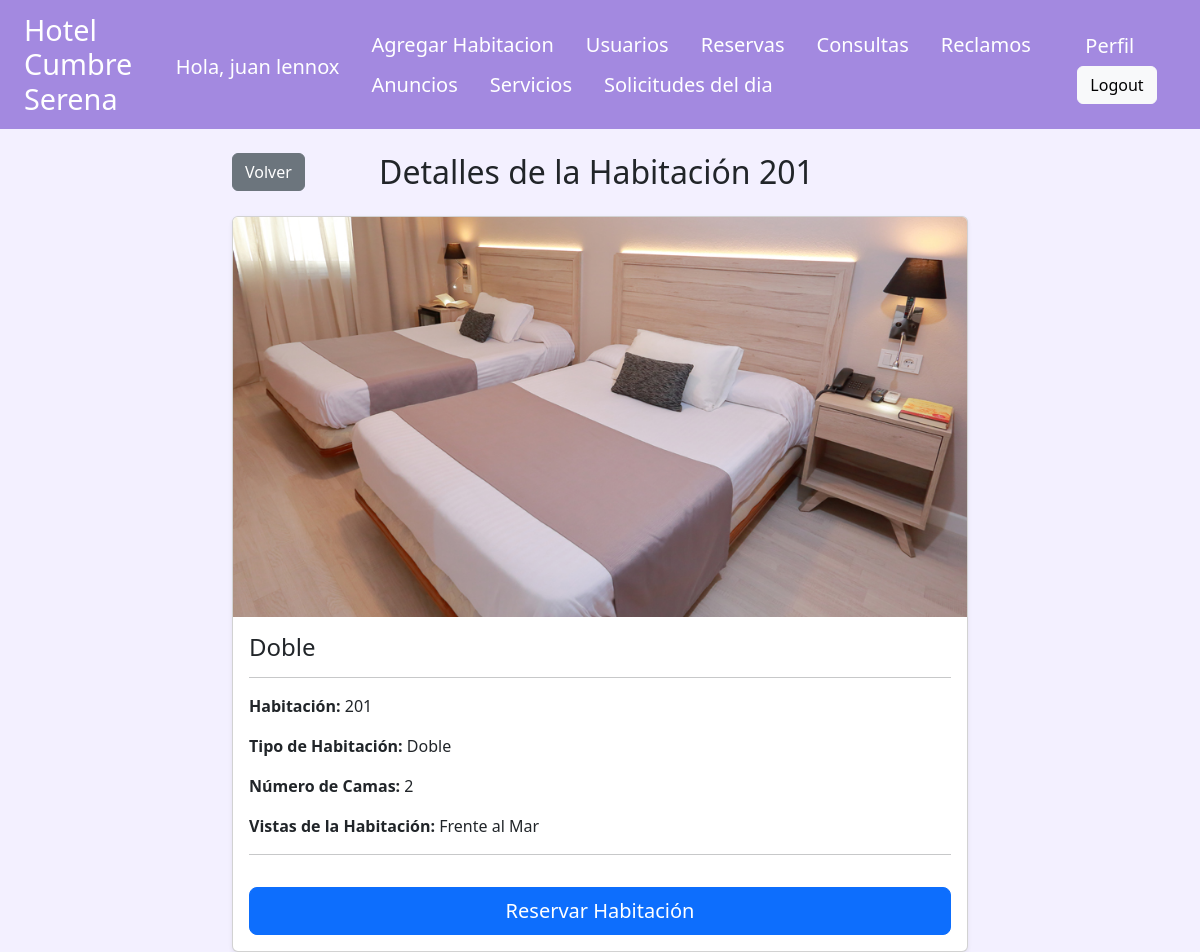
Page /atenciones/detailHabitacion/1/ (signed in) on the committed database.
### hotel/models.py (models this page shows)
class Habitacion(models.Model):
    tipo_habitacion = [
                        ('Individual', 'Individual'),
                        ('Doble', 'Doble'),
                        ('Matrimonial', 'Matrimonial'),
                        ('Triple', 'Triple'),
                        ('Suite', 'Suite'),
                        ('Familiar', 'Familiar'),
    ]
    tipo_camas = [
                  ('Individual', 'Individual'),
                  ('Doble', 'Doble'),
                  ('Queen', 'Queen'),
                  ('King', 'King'),
                  ('Extra Grande', 'Extra Grande')
    ]
    num_habitacion = models.IntegerField(unique=True)
    cantidad_camas = models.PositiveIntegerField()
    ubicacion = models.CharField(max_length=100)
    precio = models.PositiveIntegerField()
    tipo = models.CharField(max_length=30, choices=tipo_habitacion)
    camas = models.CharField(max_length=30, choices=tipo_camas)
    vistas = models.CharField(max_length=300)
    imagen = models.ImageField(blank=True, null=True, upload_to='media')

### hotel/views.py (the view)
# urls.py: path('detailHabitacion/<int:pk>/', HabitacionDetailView.as_view(), name='detailRoom'),
class HabitacionDetailView(DetailView):
    model = Habitacion
    template_name = 'hotel/detalle_habitacion.html'
    context_object_name = 'habitacion'

### hotel/templates/hotel/detalle_habitacion.html
{% extends "hotel/base.html" %}
{% block content %}
    <div class="container mt-4">
        <div class="row justify-content-center">
            <div class="col-md-10 col-lg-8">
                <div class="d-flex justify-content-between align-items-center mb-4">
                    <a href="{% url 'listaHabitaciones' %}" class="btn btn-secondary">Volver</a>
                    <h2 class="text-center flex-grow-1 mb-0" style="margin-left: -5rem;">
                        Detalles de la Habitación {{habitacion.num_habitacion}}
                    </h2>
                </div>
                {% if habitacion %}
                    <div class="card shadow-sm">
                        {% if habitacion.imagen %}
                            <img class="card-img-top" style="height: 25rem; object-fit: cover;"
                                 src="{{ habitacion.imagen.url }}" alt="Imagen de la habitación">
                        {% endif %}
                        <div class="card-body">
                            <h4 class="card-title mb-3">{{habitacion.tipo}}</h4>
                            <hr>
                            <p><strong>Habitación:</strong> {{habitacion.num_habitacion}}</p>
                            <p><strong>Tipo de Habitación:</strong> {{habitacion.tipo}}</p>
                            <p><strong>Número de Camas:</strong> {{habitacion.cantidad_camas}}</p>
                            <p><strong>Vistas de la Habitación:</strong> {{habitacion.vistas}}</p>
                            <hr>
                            <a class="btn btn-primary btn-lg w-100 mt-3" href="{% url 'createReserva' habitacion.id %}">
                                Reservar Habitación
                            </a>
                        </div>
                    </div>
                {% endif %}
            </div>
        </div>
    </div>
{% endblock %}

### hotel/templates/hotel/base.html (shortened to what this page needs)
<!DOCTYPE html>
<html lang="en">
<head>
    <link href="https://cdn.jsdelivr.net/npm/bootstrap@5.3.3/dist/css/bootstrap.min.css" rel="stylesheet">
    <link rel="stylesheet" href="https://cdn.jsdelivr.net/npm/bootstrap-icons@1.10.2/font/bootstrap-icons.css">
</head>
<body>
    <nav class="navbar navbar-expand-lg justify-content-between">
        <div class="header">
            <h1 class='titulo'>Hotel Cumbre Serena</h1>
            {% if request.user.is_superuser or request.user.usuario.rol.nombre == 'Administrador' %}
                <div class="nav">
                    <p class="navbar-brand" style="color: white; margin-top: 1.3rem; margin-left: -2rem;">Hola, {{ request.user.username }}</p>
                </div>
            {% elif request.user.usuario.rol.nombre == 'Recepcionista' %}
                <div class="nav">
                    <p class="navbar-brand">{{ request.user.username }}</p>
                    <p class="navbar-brand">{{ request.user.usuario.rol }}</p>
                </div>
            {% elif request.user.usuario.rol.nombre == 'Huesped' %}
                <div class="nav">
                    <p class="navbar-brand" style="color: white; margin-top: 1.3rem; margin-left: 2rem;">Hola, {{ request.user.username }}</p>
                </div>
            {% endif %}
            {% if request.user.is_superuser or request.user.usuario.rol.nombre == 'Administrador' %}
                <div class="nav">
                    <a class="navbar-brand" href="{% url 'crearHabitacion' %}">Agregar Habitacion</a>
                    <a class="navbar-brand" href="{% url 'Lista_usuarios' %}">Usuarios</a>
                    <a class="navbar-brand" href="{% url 'listaReservas' %}">Reservas</a>
                    <a class="navbar-brand" href="{% url 'listaConsultas' %}">Consultas</a>
                    <a class="navbar-brand" href="{% url 'listaReclamos' %}">Reclamos</a>
                    <a class="navbar-brand" href="{% url 'lista_anuncios' %}">Anuncios</a>
                    <a class="navbar-brand" href="{% url 'listaServicios' %}">Servicios</a>
                    <a class="navbar-brand" href="{% url 'listaSolicitudes' %}">Solicitudes del dia</a>
                </div>
            {% endif %}
            <div class="nav navbar-right-links">
                {% if request.user.is_authenticated %}
                    <a class="navbar-brand" href="{% url 'perfil' %}">Perfil</a>
                    <form action="{% url 'logout' %}" method="post">
                        <button class="btn btn-light" type="submit">Logout</button>
                    </form>
                {% else %}
                    <a class="navbar-brand" href="{% url 'home' %}">Inicio</a>
                    <a class="navbar-brand" href="{% url 'listaHabitaciones' %}">Ver Habitaciones</a>
                    <a class="navbar-brand" href="{% url 'login' %}">Login</a>
                    <a class="navbar-brand" href="{% url 'signup' %}">Registrate</a>
                {% endif %}
            </div>
        </div>
    </nav>
    <div class="container-fluid">
        {% block content %}{% endblock %}
    </div>
</body>
</html>

### hotel/templates/hotel/base.html (style rules this page uses)
body { background-color: #F3F0FF; font-family: 'Segoe UI', Tahoma, Geneva, Verdana, sans-serif; }
nav.navbar { background-color: #A389E0; color: white; padding: 0.8rem 1.5rem; }
nav.navbar h1.titulo { color: white; font-size: 1.8rem; margin: 0; display: inline-block; vertical-align: middle; }
nav.navbar .nav a.navbar-brand { color: white; margin-left: 1rem; font-weight: 500; }
nav.navbar .btn { margin-left: 0.5rem; }
.navbar-right-links { display: flex; align-items: center; margin-left: auto; }
.header { display: flex; align-items: center; width: 100%; justify-content: space-between; }
.header > div.nav { display: flex !important; align-items: center; }

### rows in the picture
Habitacion: num_habitacion "201", imagen (picture), tipo "Doble", cantidad_camas "2", vistas "Frente al Mar"

### other values in the picture
{{ request.user.username }} "juan lennox"
